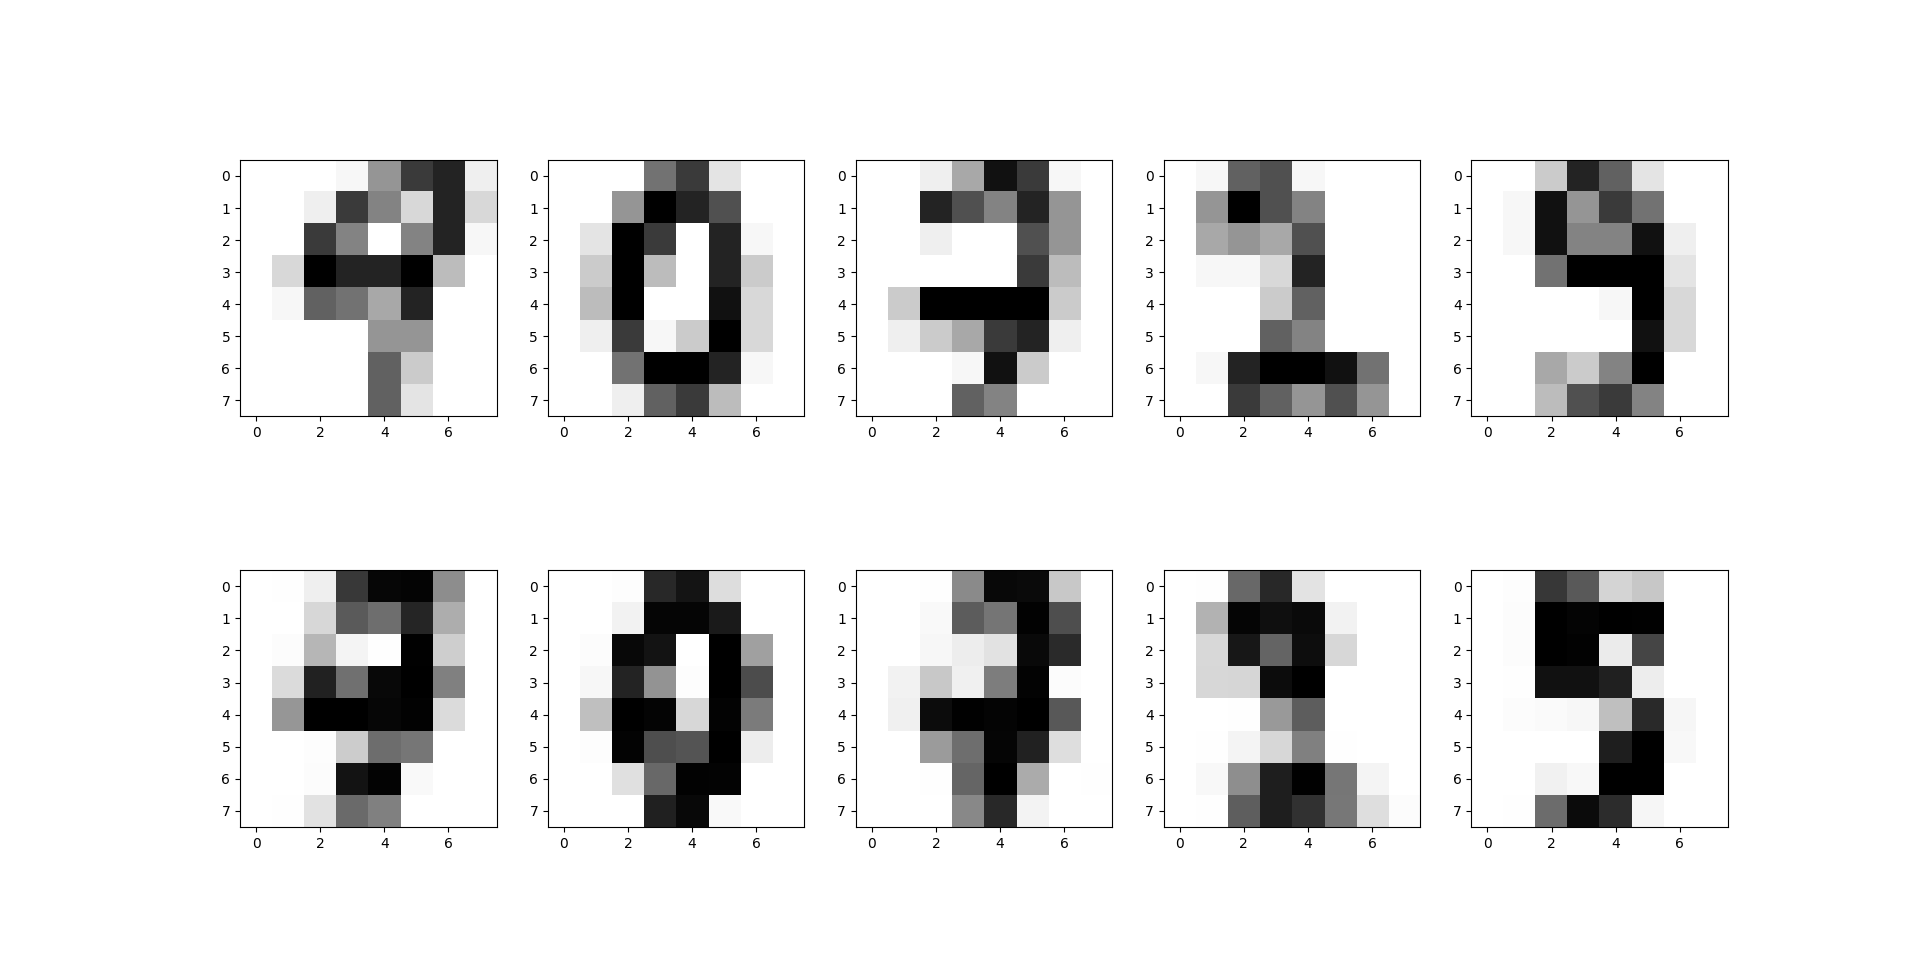

Here is the Python script that generated this plot:
import numpy as np
from sklearn import datasets
import matplotlib.pyplot as plt


def sigmoid(x):
	return 1/(1+np.exp(-x))

def sigmoidDer(x):
	return np.exp(-x)/(1+np.exp(-x))**2

def test_train_split(data,labels,n,ratio):
	x_train,x_test,y_train,y_test = [],[],[],[]
	temp = n*ratio
	
	for i in range(n):
		if np.random.randint(0,n) < temp:
			x_train.append(data[i])
			y_train.append(labels[i])
		else:
			x_test.append(data[i])
			y_test.append(labels[i])

	return np.array(x_train),np.array(y_train),np.array(x_test),np.array(y_test)


class MLP:

	def __init__(self,n_layers_sizes,learning_rate=0.01,num_epochs=20000):

		self.num_epochs = num_epochs
		self.learning_rate = learning_rate
		self.n_layers = len(n_layers_sizes) 
		self.biases = np.random.normal(0,0.1,self.n_layers-1)
		self.weights = [np.random.normal(0,0.1,(i,j)) for i,j in zip(n_layers_sizes[:-1],n_layers_sizes[1:])]


	def fit(self,X):

		i = 0
		batch_size = 50
		batch_index = batch_size
		flag = 0

		while i < self.num_epochs:

			if batch_index >= X.shape[0]:
				batch_index = X.shape[0]
				flag = 1

			z_s,a_s = self.forwardandbackprop(X[batch_index-batch_size:batch_size])
			der_b,der_w,e = self.backprop(a_s,z_s,X[batch_index-batch_size:batch_size])

			for j in range(self.n_layers-1):
				self.biases[j] -= self.learning_rate*der_b[j]
				self.weights[j] -= self.learning_rate*der_w[j]

			print("EPOCH "+str(i+1)+" ---- ERROR "+str(e))
			
			if flag == 1:
				batch_index = batch_size

			i = i + 1

		return self


	def predict(self,x):
		
		a_s = [x]
		z_s = []

		for b,w in zip(self.biases,self.weights):
			z = np.dot(a_s[-1],w)+b
			z_s.append(z)
			a_s.append(sigmoid(z))

		return a_s[-1]		


	def forwardandbackprop(self,x):

		a_s = [x]
		z_s = []

		for b,w in zip(self.biases,self.weights):
			z = np.dot(a_s[-1],w)+b
			z_s.append(z)
			a_s.append(sigmoid(z))

		return z_s,a_s

	def backprop(self,a_s,z_s,y):

		der_b = np.zeros(self.n_layers-1)
		der_w = [np.zeros(w.shape) for w in self.weights]

		delta = np.multiply((a_s[-1]-y),sigmoidDer(z_s[-1]))

		der_b[-1] = np.sum(delta)
		
		der_w[-1] = np.dot(a_s[-2].T,delta)

		for i in range(2,self.n_layers):

			delta = np.multiply(np.dot(delta,self.weights[-i+1].T),sigmoidDer(z_s[-i]))
			der_w[-i] = np.dot(a_s[-i-1].T,delta)
			der_b[-i] = np.sum(delta)

		return der_b,der_w,np.linalg.norm(a_s[-1][0]-y[0])


if __name__ == '__main__':

	digits = datasets.load_digits()
	images = digits.images
	labels = digits.target
	images /= 16.0

	x_train,y_train,x_test,y_test = test_train_split(images,labels,len(labels),0.75)
	x_train = x_train.reshape(len(x_train),-1)
	
	n_layers_sizes = [64,30,64]
	mlp = MLP(n_layers_sizes).fit(x_train)
	

	#Visualization of prediction on test data.
	t = []
	p = []
	fig,ax = plt.subplots(2,5)
	ax = ax.flatten()
	for i in range(10):
		if i < 5 :
			t.append(x_test[np.random.randint(0,len(x_test))].reshape(64))
			ax[i].imshow(t[i].reshape(8,8),cmap="Greys")
		else:
			p.append(mlp.predict(t[i-5]))
			ax[i].imshow(p[i-5].reshape(8,8),cmap="Greys")

	plt.show()
